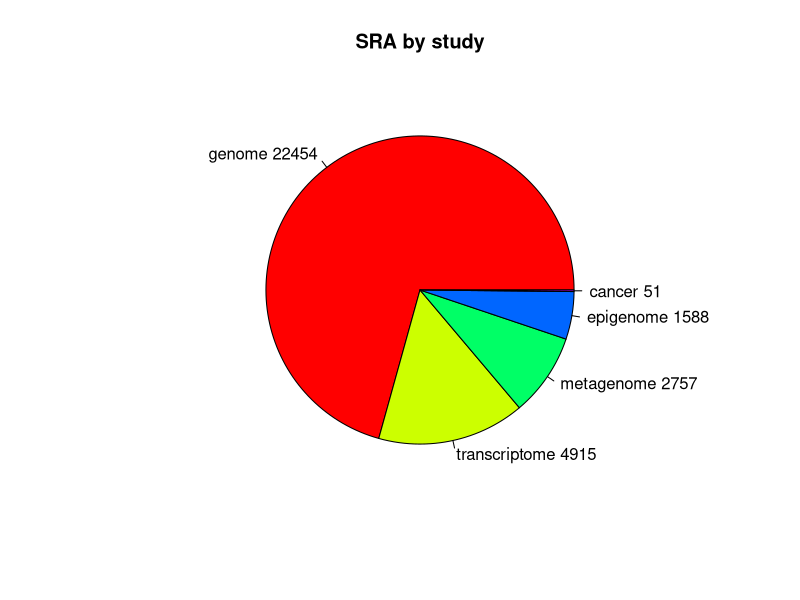

The R script that drew this image:
png("pie1.png")
dat <- read.delim2("srabystudy.txt", header=F)
names(dat) <- c("Study", "freq")
dat <- cbind(dat, serial=seq(dim(dat)[1]))
dat2 <- dat[ dat$freq != 0, ]
pie(dat2$freq, labels=paste(dat2$Study, dat2$freq), col=rainbow(dim(dat[1])[dat2$serial]), main="SRA by study")
dev.off()
